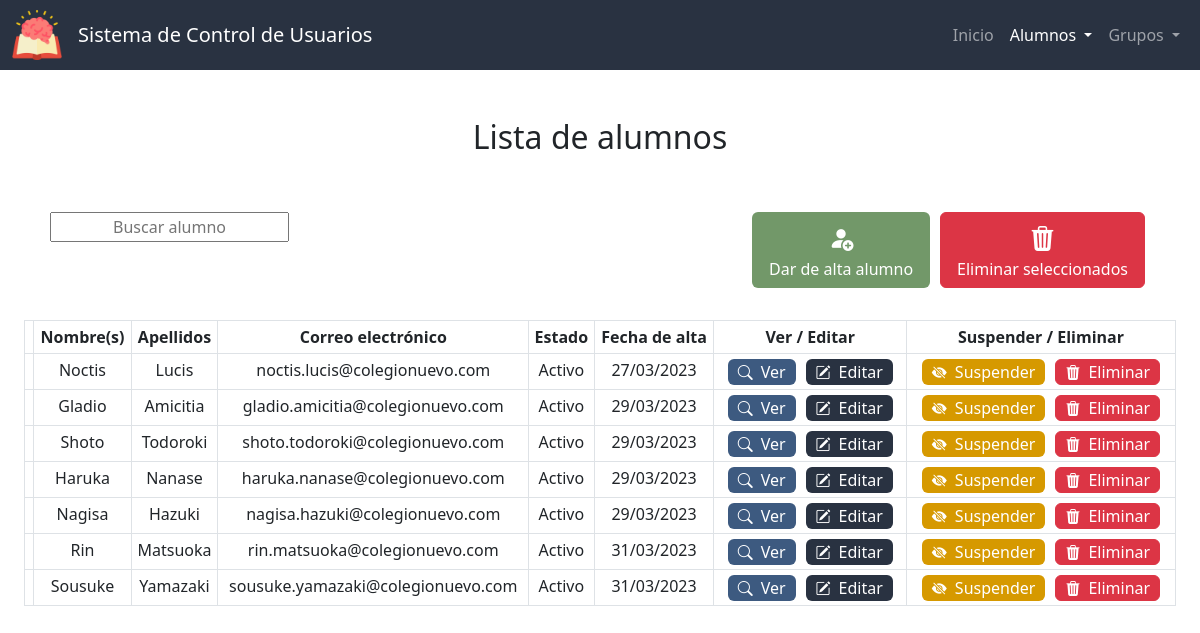
The page /lista_alumnos on the database its author committed.
### app.py (models this page shows, shortened)
class Alumnos(db.Model):
    id = db.Column(db.Integer, primary_key=True)
    nombre = db.Column(db.String(50), nullable=False)
    apellidos = db.Column(db.String(50), nullable=False)
    correo = db.Column(db.String(50), nullable=False, unique=True)
    estado = db.Column(db.Integer, nullable=False, default=0) # 0 - activo, 1 - suspendido, 2 - baja
    fecha_de_creacion = db.Column(db.DateTime, nullable=False, default=datetime.now)

### app.py (the view)
@app.route("/lista_alumnos")
def lista_alumnos():
    estados = [0, 1]
    lista = Alumnos.query.filter(Alumnos.estado.in_(estados)).all()
    return render_template("lista_alumnos.html", active="Lista de alumnos", lista=lista, estados=ESTADOSV)

### templates/lista_alumnos.html (shortened to what this page needs)
{% extends "layout.html" %}
{% block scripts %}
    <link href="https://unpkg.com/bootstrap-table@1.21.3/dist/bootstrap-table.min.css" rel="stylesheet">
{% endblock %}
{% block main %}
    <h2 class="mb-5">Lista de alumnos</h2>
    <div class="container-sm text-start">
        <div class="d-flex justify-content-between">
            <div class="p-2">
                <input autocomplete="off" autofocus id="buscar" placeholder="Buscar alumno" type="text">
            </div>
            <div class="p-2 btn-group">
                <form action="/alta_alumno">
                    <button type="submit" class="btn-big btn verde" title="Dar de alta alumno"><i class="bi bi-person-fill-add"></i><div class="mx-1 no-movil">Dar de alta alumno</div></button>
                </form>
                <div>
                    <button id="eliminar-seleccionados" class="btn-big btn btn-danger" title="Eliminar seleccionados"><i class="bi bi-trash3-fill"></i><div class="mx-1 no-movil">Eliminar seleccionados</div></button>
                </div>
            </div>
        </div>
    </div>
    <br>
    <div id="alumnos-div" class="container-fluid">
        <table id="tabla-alumnos" class="table table-hover table-bordered table-sm"
        data-search="true" data-search-accent-neutralise="true" data-search-selector="#buscar"
        data-show-columns="true" data-show-columns-toggle-all="true"
        data-show-pagination-switch="true" data-show-toggle="true" data-show-fullscreen="true"
        data-buttons-class="" data-locale="es-MX" data-visible-search="true"
        data-page-list="[10, 25, 50, 100, All]" data-select-item-name="selectedItems">
            <thead id="thead" class="color-primario">
                <tr>
                    <th data-field="state" data-checkbox="true"></th>
                    <th data-sortable="true" scope="col">Nombre(s)</th>
                    <th data-sortable="true" scope="col">Apellidos</th>
                    <th data-sortable="true" scope="col">Correo electrónico</th>
                    <th data-sortable="true" scope="col" class="col-movil">Estado</th>
                    <th data-sortable="true" scope="col" class="col-movil">Fecha de alta</th>
                    <th>Ver / Editar</th>
                    <th class="col-movil">Suspender / Eliminar</th>
                </tr>
            </thead>
            <tbody id="tbody">
                {% for i in lista %}
                    <tr {% if i.estado == 1 %} class="suspendido" {% endif %}>
                        <td></td>
                        <td >{{ i.nombre }}</td>
                        <td>{{ i.apellidos }}</td>
                        <td>{{ i.correo }}</td>
                        <td>{{ estados[i.estado] }}</td>
                        <td>{{ i.fecha_de_creacion.strftime('%d/%m/%Y') }}</td>
                        <td>
                            <div class="btn-group">
                                <form action="/ver_alumno" method="get">
                                    <button type="submit" class="edit btn ver" title="Ver alumno"><i class="bi-small bi bi-search mx-1"></i><span class="mx-1 no-movil">Ver</span></button>
                                </form>
                                <form action="/editar_alumno" method="get">
                                    <button type="submit" class="edit btn color-primario" title="Editar alumno"><i class="bi-small bi bi-pencil-square mx-1"></i><span class="mx-1 no-movil">Editar</span></button>
                                </form>
                            </div>
                        </td>
                        <td>
                            <div class="btn-group">
                                <form action="/suspender_alumno" method="post" {% if i.estado in (1,2) %} style="display:none;" {% else %} style="display:inline;" {% endif %}>
                                    <button type="submit" class="edit btn amarillo" title="Suspender alumno"><i class="bi-small bi bi-eye-slash-fill mx-1"></i><span class="mx-1 no-movil">Suspender</span></button>
                                </form>
                                <form id="form-eliminar-usuario" action="/eliminar_usuario" method="post">
                                    <button type="button" class="edit btn btn-danger" title="Eliminar alumno" onclick="confirmarEliminarUsuario({{ i.id }})"><i class="bi-small bi bi-trash3-fill mx-1"></i><span class="mx-1 no-movil">Eliminar</span></button>
                                </form>
                            </div>
                        </td>
                    </tr>
                {% endfor %}
            </tbody>
        </table>
    </div>
{% endblock %}

### static/styles.css (style rules this page uses)
:root { --color-primario: #293241; --color-primario-active: #3b4f69; --color-primario-hover: #334458; --letra-primario: white; --letra-primario-inactive: #9A9EA5; --letra-primario-hover: #C9CBCF; --verde: #729869; --verde-active: #588559; --amarillo: #D69900; --amarillo-active: #b17900; --color-ver: #3D5A80; --color-ver-active: #5281a7; }
.color-primario { background-color: var(--color-primario); color: var(--letra-primario); }
.btn.edit { padding: 0 5px; }
.btn.edit, .btn-big { margin: 0 5px; transition: transform 0.2s ease-in-out; }
.verde { background-color: var(--verde); color: var(--letra-primario); }
.amarillo { background-color: var(--amarillo); color: var(--letra-primario); }
.ver { background-color: var(--color-ver); color: var(--letra-primario); }
.bi { font-size: 25px; color: var(--letra-primario); }
.bi-small { font-size: 15px; }
.d-flex { display: flex; flex-wrap: wrap; }
input { text-align: center; }
#alumnos-div { max-width: 1500px; justify-content: center; }

### rows shown on the page
Alumnos: nombre "Noctis", apellidos "Lucis", correo "noctis.lucis@colegionuevo.com", estado "Activo", fecha_de_creacion "27/03/2023"
Alumnos: nombre "Gladio", apellidos "Amicitia", correo "gladio.amicitia@colegionuevo.com", estado "Activo", fecha_de_creacion "29/03/2023"
Alumnos: nombre "Shoto", apellidos "Todoroki", correo "shoto.todoroki@colegionuevo.com", estado "Activo", fecha_de_creacion "29/03/2023"
Alumnos: nombre "Haruka", apellidos "Nanase", correo "haruka.nanase@colegionuevo.com", estado "Activo", fecha_de_creacion "29/03/2023"
Alumnos: nombre "Nagisa", apellidos "Hazuki", correo "nagisa.hazuki@colegionuevo.com", estado "Activo", fecha_de_creacion "29/03/2023"
Alumnos: nombre "Rin", apellidos "Matsuoka", correo "rin.matsuoka@colegionuevo.com", estado "Activo", fecha_de_creacion "31/03/2023"
Alumnos: nombre "Sousuke", apellidos "Yamazaki", correo "sousuke.yamazaki@colegionuevo.com", estado "Activo", fecha_de_creacion "31/03/2023"
